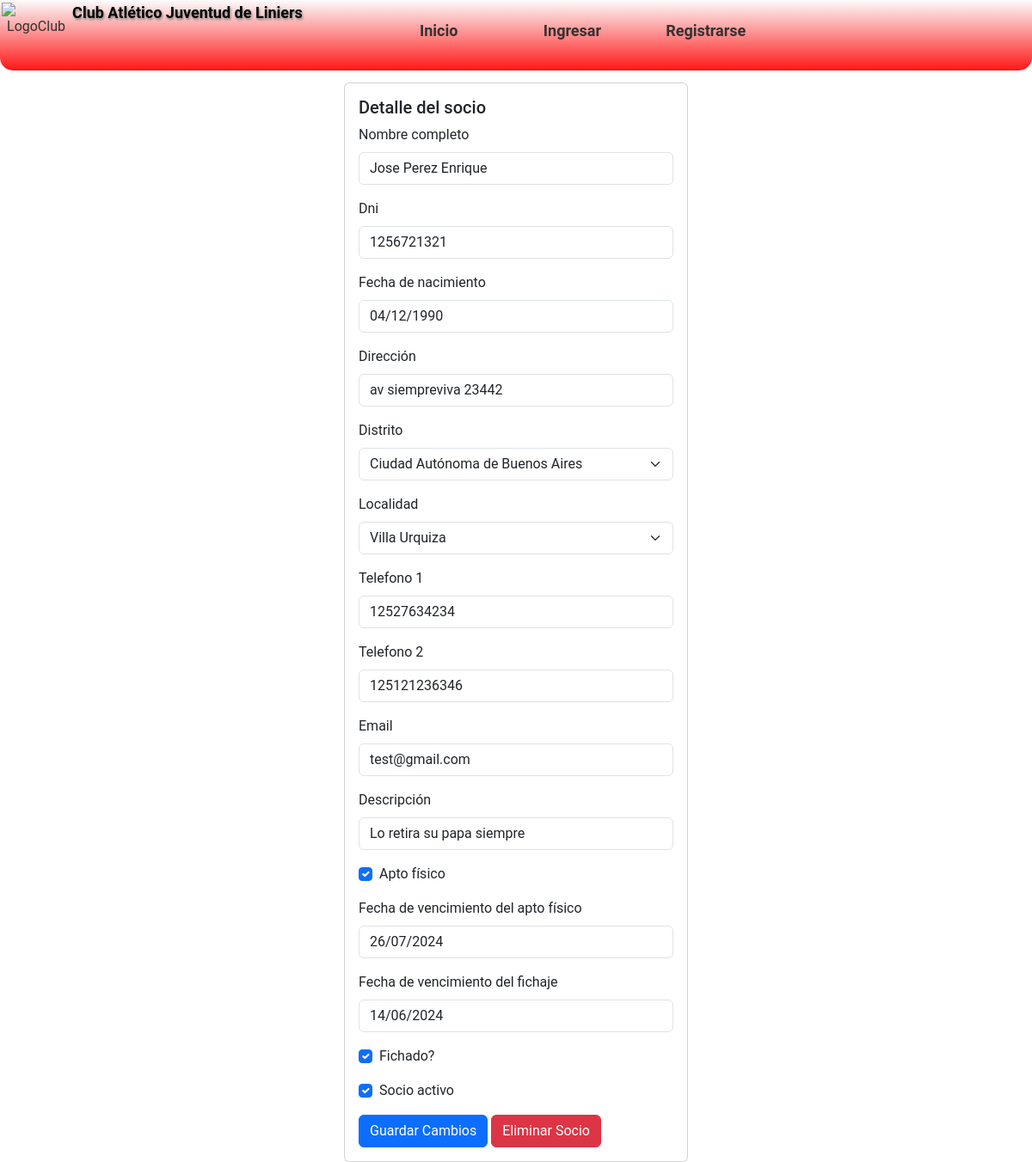
Page /detalles/1/ on the committed database.
### CAJL/aplications/partners/models.py (models this page shows, shortened)
class partners (models.Model):
    nombre_completo = models.CharField ('Nombre completo',max_length=50, blank=True)
    dni = models.IntegerField('Dni',blank=True)
    fecha_nacimiento = models.DateField('Fecha de nacimiento',blank=True)
    direccion = models.CharField('Dirección', max_length=50, blank=True)
    DISTRICT_CHOICES = location.LOC_CHOICES
    distrito = models.CharField('Distrito',max_length=2, choices=DISTRICT_CHOICES, blank=True)
    localidad = models.ForeignKey(location, on_delete=models.CASCADE,blank=True)
    telefono1 = models.CharField('Telefono 1',max_length=15,blank=True)
    telefono2 = models.CharField('Telefono 2',max_length=15,blank=True)
    correo = models.EmailField('Email',max_length=40,blank=True)
    descripcion = models.CharField('Descripción',max_length=50, blank=True)
    apto_fisico = models.BooleanField('Apto físico',default=False)
    fecha_vencimiento_apto_fisico = models.DateField ('Fecha de vencimiento del apto físico',blank=True)
    fecha_vencimiento_fichaje = models.DateField ('Fecha de vencimiento del fichaje',blank=True)
    compite = models.BooleanField('Fichado?',default=False)
    socio_activo = models.BooleanField('Socio activo',default=False)
    class Meta:
        verbose_name = 'Socio'
        verbose_name_plural = 'Socios del club'
        ordering = ['nombre_completo']

### CAJL/aplications/partners/views.py (the view)
# urls.py: path('detalles/<int:partner_id>/', views.detalles, name='detalles'),
def detalles(request, partner_id):
    partner = get_object_or_404(partners, id=partner_id)
    if request.method == 'POST':
        if 'editar' in request.POST:
            form = PartnerForm(request.POST, instance=partner)
            if form.is_valid():
                form.save()
                messages.success(request, 'Los datos del socio han sido actualizados.')
                return redirect('socios')
        elif 'eliminar' in request.POST:
            partner.delete()
            messages.success(request, 'El socio ha sido eliminado.')
            return redirect('socios')  # Redirige a donde desees después de la eliminación
    else:
        form = PartnerForm(instance=partner)
    return render(request, 'partners/detalles_socio.html', {'form': form, 'partner': partner})

### CAJL/aplications/partners/forms.py
class PartnerForm (forms.ModelForm):
    class Meta:
        model = partners
        fields = '__all__'

### CAJL/aplications/location/models.py (called while the page is built)
    def __str__(self):
        return f'{self.municipio_nombre}'

### templates/partners/detalles_socio.html (shortened to what this page needs)
{% extends 'loginregister/base.html' %}
{% block content %}
{% load crispy_forms_tags %}
<br>
<br>
<br>
<br>
<!DOCTYPE html>
<html>
<head>
</head>
<body>
    <form method="post">
    <div class="card mx-auto" style="width: 25rem;">
        <div class="card-body">
          <h5 class="card-title">Detalle del socio</h5>
          {{ form | crispy }}
          <button type="submit" name="editar" class="btn btn-primary" id="actualizar-socio">Guardar Cambios</button>
          <button type="submit" name="eliminar" class="btn btn-danger" id="eliminar-socio">Eliminar Socio</button>
        </div>
      </div>
    </form>
</body>
</html>
{% endblock %}

### templates/loginregister/base.html (shortened to what this page needs)
<!DOCTYPE html>
<html lang="es">
<head>
  {% load static %}
    <link rel="stylesheet" type="text/css" href={% static 'css/EstilosHome.css' %} media="screen">
    <link rel="stylesheet" href="https://cdnjs.cloudflare.com/ajax/libs/animate.css/4.1.1/animate.min.css">
    <link href="https://cdn.jsdelivr.net/npm/bootstrap@5.3.2/dist/css/bootstrap.min.css" rel="stylesheet">
<body>
<section class="">
    <header>
        <nav>
            <ul id="ContenedorMenu">
                <li class="ItemMenu Logo centrado"><a title="Volver al menu principal" class="centrado" href={% url 'home' %}><img class="LogoMenu" src="https://github.com/MarcoNu97/Proyecto_CAJL/blob/main/Interfaz%20Principal/ImagenesHome/EscudoHome.png?raw=true" alt="LogoClub"></a></li>
                <li class="ItemMenu"><a title="Volver al menu principal" class="Texto centrado animate__animated animate__pulse" href={% url 'home' %}>Club Atlético Juventud de Liniers</a></li>
                {% if request.user.is_authenticated %}
                <li class="ItemMenu M2 h centrado"><a class="h centrado" href={% url 'socios' %}>Socios</a></li>
                <li class="ItemMenu M2 h centrado" id="actividadesMenuItem">
                    <a class="h centrado" href={% url 'actividades' %}>Actividades</a>
                    <ul class="MenuDesplegable" id="menuActividades">
                        <li><a id="preciosLink" href="#">Precios de las actividades</a></li>
                    </ul>
                </li>
                <li class="ItemMenu M2 h centrado"><a class="h centrado" href="#">Cobros</a></li>
                <li class="ItemMenu M2 h centrado"><a class="h centrado" href="#">Registro de cambios</a></li>
                <li class="ItemMenu M2 h centrado"><a class="h centrado" href={% url 'exit' %}>Cerrar Sesion</a></li>
                {% else %}
                <li class="ItemMenu M2 h centrado"><a class="h centrado" href={% url 'home' %}>Inicio</a></li>
                <li class="ItemMenu M2 h centrado"><a class="h centrado" href={% url 'login' %}>Ingresar</a></li>
                <li class="ItemMenu M2 h centrado"><a class="h centrado" href={% url 'register' %}>Registrarse</a></li>
                {% endif %}
            </ul>
        </nav>
    </header>
</section>
</body>
{% block content %}{% endblock %}

### static/css/EstilosHome.css (style rules this page uses)
* { margin: 0; padding: 0; box-sizing: border-box; font-family: 'Roboto', sans-serif; }
body { background-color: #d1d6c1; margin: 0; padding: 0; background-image: url('https://github.com/MarcoNu97/Proyecto_CAJL/blob/main/Interfaz%20Principal/ImagenesHome/club-fondoll.png?raw=true'); background-size: cover; background-position: center; background-attachment: fixed; background-repeat: no-repeat; }
nav { background: linear-gradient(#fcfcfc, #ff1717); background-repeat: no-repeat; position: fixed; top: 0; width: 100%; height: 82px; border-radius: 0px 0px 15px 15px; transition: top 0.3s; z-index: 999; }
nav ul { list-style: none; padding: 0; margin: 0; display: flex; justify-content: space-around; align-items: center; height: 100%; }
nav ul li { text-align: center; }
nav ul li a { text-decoration: none; color: #363131; }
.centrado { display: grid; justify-content: center; align-items: center; }
#ContenedorMenu { background-repeat: no-repeat; height: 72px; display: grid; grid-template-columns: 80px 2.5fr 1fr 1fr 1fr 1fr 0.2fr 0.5fr; grid-template-rows: 100%; margin-top: 0px; padding: 0px; margin-left: 2px; border-radius: 0px 0px 25px 25px; }
.ItemMenu { list-style-type: none; width: 5rem; height: 65px; height: 98%; }
.M2 { border: 0.1px solid tra; font-weight: bold; font-size: 18px; }
.LogoMenu { height: 65px; }
.Logo { border-radius: 0px 0px 0px 20px; }
.Texto { padding: 0; font-size: 18px; width: 17rem; font-weight: bold; color: #000000; text-shadow: 1px 2px 3px grey; }

### rows in the picture
partners: nombre_completo "Jose Perez Enrique", dni "1256721321", fecha_nacimiento "04/12/1990", direccion "av siempreviva 23442", distrito "Ciudad Autónoma de Buenos Aires", localidad "Villa Urquiza", telefono1 "12527634234", telefono2 "125121236346", correo "test@gmail.com", descripcion "Lo retira su papa siempre", apto_fisico "☑", fecha_vencimiento_apto_fisico "26/07/2024", fecha_vencimiento_fichaje "14/06/2024", compite "☑", socio_activo "☑"
